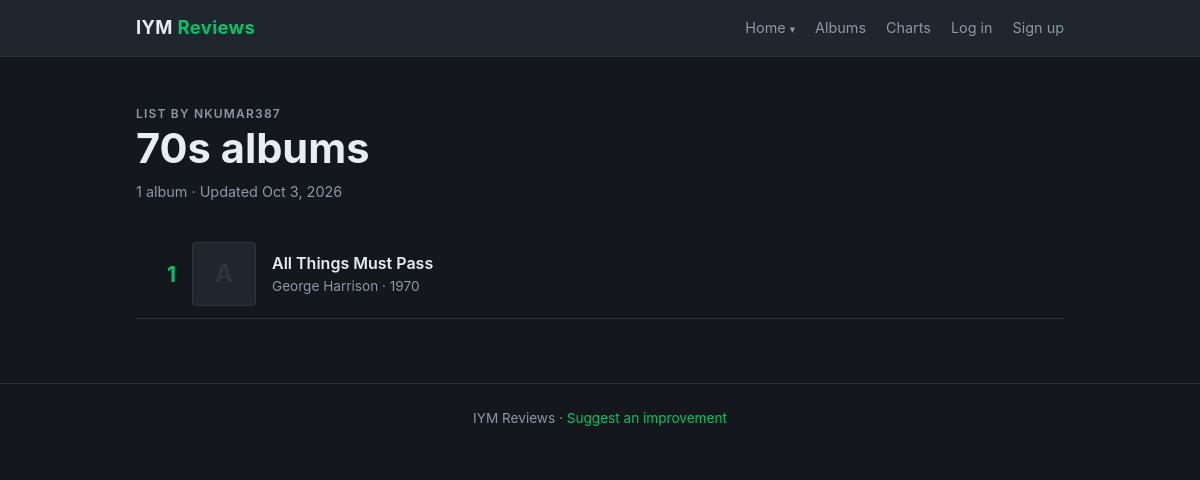
The app's page /profile/lists/1/ with its own data.
### profiles/models.py (models this page shows, shortened)
class AlbumList(models.Model):
    id = models.AutoField(primary_key=True)
    user = models.ForeignKey(User, on_delete=models.CASCADE, related_name='album_lists')
    title = models.CharField(max_length=100)
    description = models.TextField(max_length=500, blank=True)
    created = models.DateTimeField(auto_now_add=True)
    updated = models.DateTimeField(auto_now=True)

class ListItem(models.Model):
    id = models.AutoField(primary_key=True)
    album_list = models.ForeignKey(AlbumList, on_delete=models.CASCADE, related_name='items')
    album = models.ForeignKey(Album, on_delete=models.CASCADE)
    position = models.PositiveIntegerField()
    class Meta:
        ordering = ['position']
        constraints = [models.UniqueConstraint(fields=['album_list', 'album'], name='album_once_per_list')]

### albums/models.py (models this page shows, shortened)
class Album(models.Model):
    id = models.AutoField(primary_key=True)
    name = models.CharField(max_length=255)
    artist = models.ForeignKey(Artist, on_delete=models.CASCADE)
    year = models.IntegerField(null=True, blank=True)
    description = models.TextField(blank=True)
    image = models.ImageField(upload_to='album_image/', blank=True)
    cover_url = models.URLField(blank=True, default='')
    mbid = models.CharField(max_length=36, unique=True, null=True, blank=True)

class Artist(models.Model):
    id = models.AutoField(primary_key=True)
    name = models.CharField(max_length=255)
    mbid = models.CharField(max_length=36, unique=True, null=True, blank=True)
    def __str__(self):
        return self.name

### profiles/views.py (the view)
# urls.py: path('lists/<int:id>/', views.list_detail, name = 'profiles.list'),
def list_detail(request, id):
    album_list = get_object_or_404(AlbumList, id=id)
    template_data = {}
    template_data['title'] = album_list.title
    template_data['list'] = album_list
    template_data['items'] = album_list.items.select_related('album', 'album__artist')
    template_data['is_owner'] = request.user == album_list.user
    return render(request, 'profiles/list_detail.html', {'template_data': template_data})

### profiles/templates/profiles/list_detail.html (shortened to what this page needs)
{% extends 'base.html' %}
{% block content %}
  {% with album_list=template_data.list %}
    <section class="list-header">
      <p class="artist-label">List by {{ album_list.user.username }}</p>
      <h1>{{ album_list.title }}</h1>
      <p class="artist-sub">{{ template_data.items|length }} album{{ template_data.items|length|pluralize }} · Updated {{ album_list.updated|date:"M j, Y" }}</p>
    </section>
    <section>
      {% if template_data.items %}
        <ol class="chart">
          {% for item in template_data.items %}
            <li class="chart-row{% if template_data.is_owner %} chart-row-owner{% endif %}" id="item-{{ item.id }}">
              <span class="chart-rank">{{ item.position }}</span>
              <a class="chart-cover" href="{% url 'albums.show' id=item.album.id %}" tabindex="-1" aria-hidden="true">
                {% include 'albums/cover.html' with album=item.album %}
              </a>
              <div class="chart-info">
                <a class="chart-title" href="{% url 'albums.show' id=item.album.id %}">{{ item.album.name }}</a>
                <p class="chart-artist"><a href="{% url 'albums.artist' id=item.album.artist.id %}">{{ item.album.artist }}</a>{% if item.album.year %} · {{ item.album.year }}{% endif %}</p>
              </div>
            </li>
          {% endfor %}
        </ol>
      {% else %}
        <div class="empty">
          This list is empty.
          {% if template_data.is_owner %}<a href="{% url 'albums.index' %}">Find albums</a> and use "Add to list" on their pages.{% endif %}
        </div>
      {% endif %}
    </section>
  {% endwith %}
{% endblock %}

### albums/templates/albums/cover.html (shortened to what this page needs)
<div class="album-cover">
  <span aria-hidden="true">{{ album.name|slice:":1" }}</span>
</div>

### albumrating/templates/base.html (style rules this page uses)
:root { --bg: #14181c; --surface: #1f262d; --border: #2c3440; --text: #e6edf3; --muted: #8b98a5; --accent: #00c46a; }
* { box-sizing: border-box; }
body { margin: 0; background: var(--bg); color: var(--text); font-family: -apple-system, BlinkMacSystemFont, "Segoe UI", Roboto, Helvetica, Arial, sans-serif; line-height: 1.5; }
a { color: inherit; text-decoration: none; }
.album-cover { display: flex; align-items: center; justify-content: center; aspect-ratio: 1; background: var(--surface); border: 1px solid var(--border); border-radius: 6px; font-size: 3rem; font-weight: 700; color: var(--border); }
.album-cover { position: relative; overflow: hidden; }
.chart { margin: 0; padding: 0; list-style: none; }
.chart-row { display: grid; grid-template-columns: 2.5rem 64px minmax(0, 1fr) auto; align-items: center; gap: 16px; padding: 12px 0; border-bottom: 1px solid var(--border); }
.chart-rank { font-size: 1.3rem; font-weight: 700; text-align: right; color: var(--muted); }
.chart-row:nth-child(-n+3) .chart-rank { color: var(--accent); }
.chart-cover { display: block; }
.chart-cover .album-cover { font-size: 1.5rem; border-radius: 4px; }
.chart-title { display: block; font-weight: 600; line-height: 1.3; overflow-wrap: anywhere; }
.chart-artist { margin: 2px 0 0; font-size: 0.85rem; color: var(--muted); }
.list-header { padding: 48px 0 28px; }
.list-header h1 { margin: 0 0 8px; font-size: clamp(1.8rem, 5vw, 2.6rem); line-height: 1.15; }
.artist-label { margin: 0 0 2px; font-size: 0.75rem; font-weight: 600; letter-spacing: 0.1em; text-transform: uppercase; color: var(--muted); }
.artist-sub { margin: 0; font-size: 0.9rem; color: var(--muted); }

### records on screen
AlbumList: user.username "NKUMAR387", title "70s albums", updated "Oct 3, 2026"
ListItem: items|length "1", position "1", album.name "All Things Must Pass", album.artist "George Harrison", album.year "1970"
